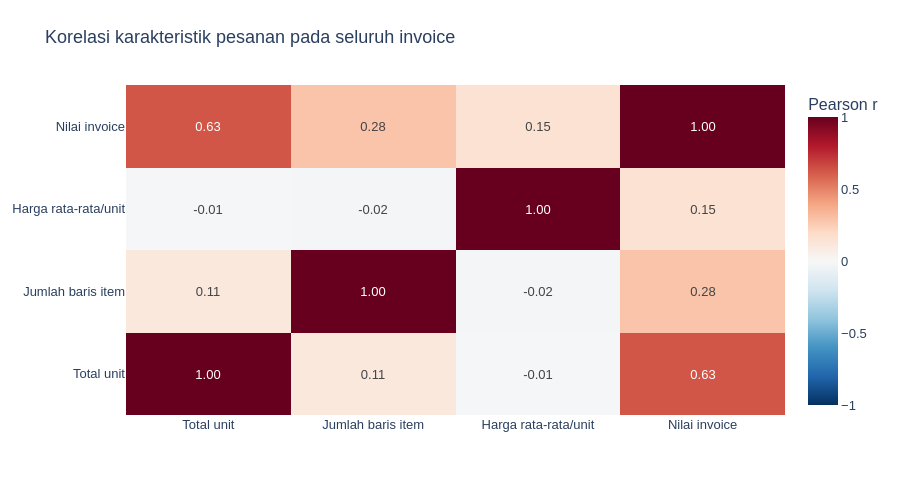

Notebook cell for this chart:
### Code cell
# Visualisasi 3: Pearson dihitung pada seluruh invoice, bukan sampel baris item.
numeric_cols = ['Unit', 'JumlahBaris', 'HargaRataTertimbang', 'NilaiInvoice']
corr_matrix = [[invoices.select(pl.corr(a, b)).item() for b in numeric_cols]
               for a in numeric_cols]
corr_labels = ['Total unit', 'Jumlah baris item', 'Harga rata-rata/unit', 'Nilai invoice']
fig3 = go.Figure(go.Heatmap(
    z=corr_matrix, x=corr_labels, y=corr_labels, zmin=-1, zmax=1, zmid=0,
    colorscale='RdBu_r', texttemplate='%{z:.2f}', colorbar=dict(title='Pearson r'),
    hovertemplate='%{y} vs %{x}<br>Pearson r = %{z:.3f}<extra></extra>',
))
fig3.update_layout(title='Korelasi karakteristik pesanan pada seluruh invoice', height=480)
tampilkan(fig3, '03_03_korelasi_invoice')

### Figure 1 — Plotly figure (JSON) as saved in the notebook; plotly's stock layout.template omitted (floating-point values rounded to 4 significant figures)
{"data": [{"colorbar": {"title": {"text": "Pearson r"}}, "colorscale": [[0, "rgb(5,48,97)"], [0.1, "rgb(33,102,172)"], [0.2, "rgb(67,147,195)"], [0.3, "rgb(146,197,222)"], [0.4, "rgb(209,229,240)"], [0.5, "rgb(247,247,247)"], [0.6, "rgb(253,219,199)"], [0.7, "rgb(244,165,130)"], [0.8, "rgb(214,96,77)"], [0.9, "rgb(178,24,43)"], [1, "rgb(103,0,31)"]], "hovertemplate": "%{y} vs %{x}<br>Pearson r = %{z:.3f}<extra></extra>", "texttemplate": "%{z:.2f}", "type": "heatmap", "x": ["Total unit", "Jumlah baris item", "Harga rata-rata/unit", "Nilai invoice"], "y": ["Total unit", "Jumlah baris item", "Harga rata-rata/unit", "Nilai invoice"], "z": [[1, 0.1095, -0.01013, 0.6285], [0.1095, 1, -0.02287, 0.2836], [-0.01013, -0.02287, 1, 0.1524], [0.6285, 0.2836, 0.1524, 1]], "zmax": 1, "zmid": 0, "zmin": -1}], "layout": {"font": {"family": "Arial", "size": 13}, "height": 480, "margin": {"b": 65, "t": 85}, "title": {"text": "Korelasi karakteristik pesanan pada seluruh invoice"}}}
